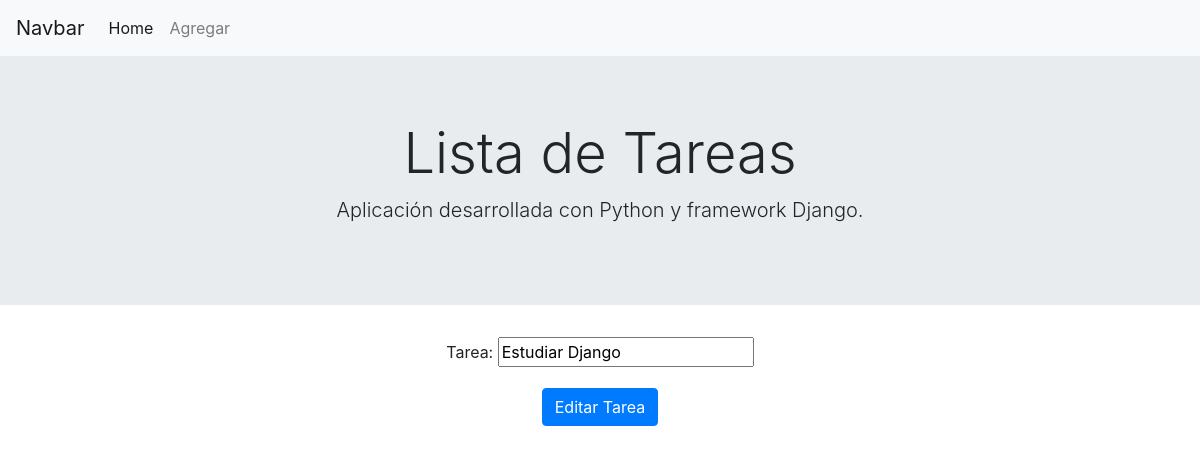
Before: /editar/2/ with the older database file.
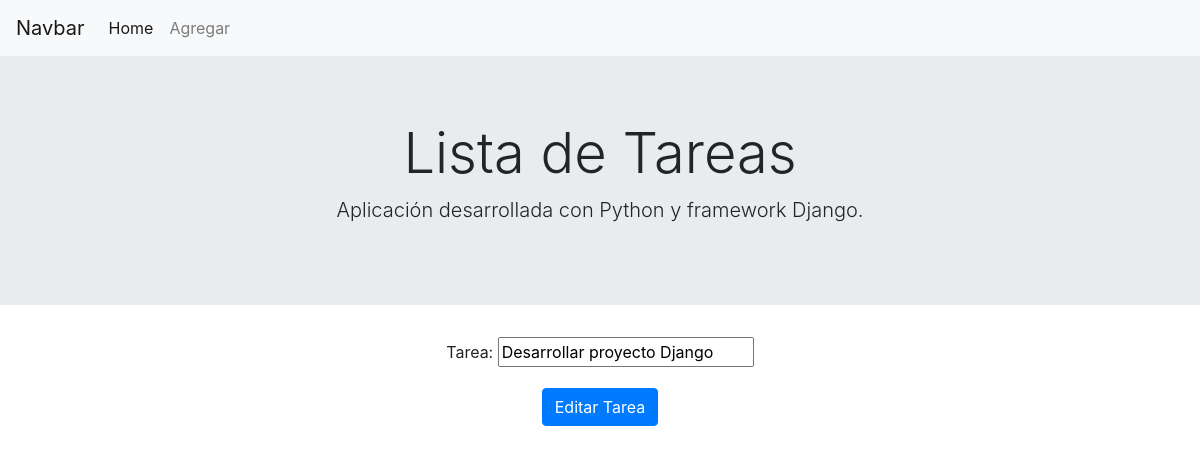
After: the same page with the newer database file.
### todo/models.py (models this page shows, shortened)
class Tarea(models.Model):
    tarea=models.CharField(max_length=100)

### todo/views.py (the view)
# urls.py: path("editar/<int:tarea_id>/", views.editar,name="editar"),
def editar(request,tarea_id):
    tarea=Tarea.objects.get(id=tarea_id)
    if request.method=="POST":
        form=TareaForm(request.POST, instance=tarea)
        if form.is_valid():
            form.save()
        return redirect("home")
    else:
        form=TareaForm(instance=tarea)
    context={"form":form}
    return render(request, "todo/editar.html",context)

### todo/forms.py
class TareaForm(forms.ModelForm):
    class Meta:
        model=Tarea
        fields=['tarea']

### todo/Templates/todo/editar.html (shortened to what this page needs)
{% extends 'todo/layout.html' %}
{% block content %}
<div class="container text-center">
<form method="post">
    <div class="form-group">
    {{ form }}
    </div>
    <button type="submit" class="btn btn-primary"> Editar Tarea </button>
</form>
</div>
{% endblock %}

Changed rows visible on the page:
changed Tarea: tarea "Estudiar Django" → "Desarrollar proyecto Django"
